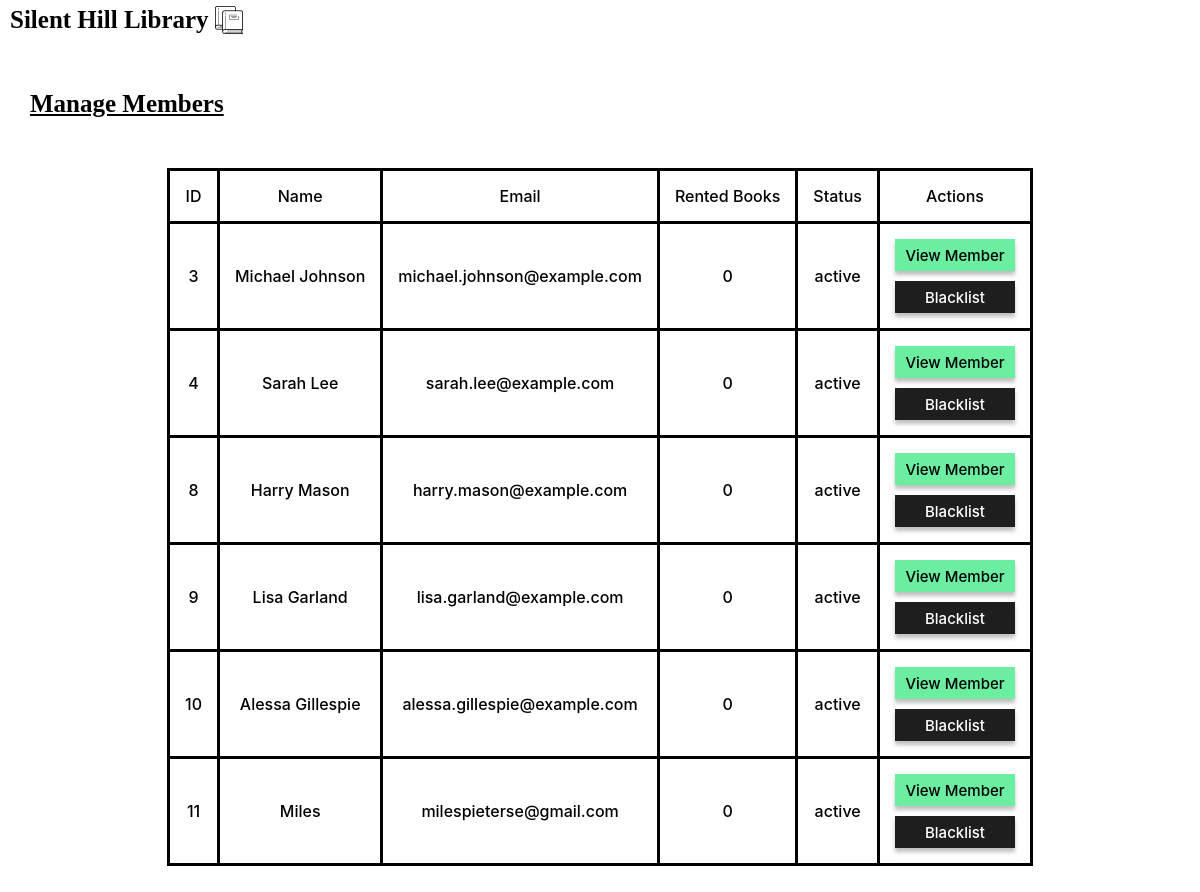
Page /views/librarian/viewMembers.php (signed in) on the committed database.
### tables this page shows
CREATE TABLE `users` (
  `user_id` int(11) NOT NULL,
  `name` varchar(100) NOT NULL,
  `email` varchar(100) NOT NULL,
  `password` varchar(60) NOT NULL,
  `is_admin` tinyint(1) NOT NULL,
  `rental_count` int(11) NOT NULL DEFAULT 0,
  `status` varchar(20) NOT NULL DEFAULT 'active'
);

### include/displayUsers.php (called while the page is built, shortened)
<?php include __DIR__ . '../../config/database.php' ?>
<?php
$sql = "SELECT * FROM users";
$result = $conn->query($sql);
if ($result->num_rows > 0) {
    $rows = $result->fetch_all(MYSQLI_ASSOC);
} else {
    echo "😐";
}
?>

### views/librarian/viewMembers.php (the view, shortened to what this page needs)
<?php include  __DIR__ . '/../../include/displayUsers.php'; ?>
<!DOCTYPE html>
<html lang="en">
<head>
    <link rel="stylesheet" href="../../assets/css/fonts.css">
    <link rel="stylesheet" href="../../assets/css/librarian/viewMembers.css">
</head>
<body>
    <div class="logo">
        <?php $logoLink = '../librarian/landingPage.php'; ?>
        <?php $imageLink = '../../assets/images/icons/logoImage.png'; ?>
        <?php include __DIR__ . '/../../assets/logo.php'; ?>
    </div>
    <div class="heading">
        <h1>Manage Members</h1>
    </div>
    <div class="tableContainer">
        <table>
            <tr class="headers">
                <th>ID</th>
                <th>Name</th>
                <th>Email</th>
                <th>Rented Books</th>
                <th>Status</th>
                <th>Actions</th>
            </tr>
            <?php foreach ($rows as $row) : ?>
                <?php if ($row["is_admin"] == 0) : ?>
                    <tr>
                        <td><?php echo $row["user_id"]; ?></td>
                        <td><?php echo $row["name"] ?></td>
                        <td><?php echo $row["email"] ?></td>
                        <td><?php echo $row["rental_count"]; ?></td>
                        <td><?php echo $row["status"]; ?></td>
                        <td class="actions">
                            <form action="./viewMember.php" method="post">
                                <button type="submit" id="viewMember" name="viewMember">View Member</button>
                            </form>
                            <form action="../../include/blacklistUser.php" method="post">
                                <button type="submit" id="blacklist" name="blacklist">Blacklist</button>
                            </form>
                        </td>
                    </tr>
                <?php endif; ?>
            <?php endforeach; ?>
        </table>
    </div>
</body>
</html>

### assets/logo.php (shortened to what this page needs)
<!DOCTYPE html>
<html lang="en">
<head>
    <link rel="stylesheet" href="../assets/css/fonts.css">
</head>
<body>
    <a href="<?php echo $logoLink ?>">
        <div class="logo">
            <h1>Silent Hill Library</h1>
            <img src="<?php echo $imageLink ?>">
        </div>
    </a>
</body>
</html>

### assets/css/librarian/viewMembers.css (style rules this page uses)
* { margin: 0; padding: 0; box-sizing: border-box; }
body { font-family: "Inter Medium"; }
.heading { font-family: "Inter Semi-Bold-Italic"; margin-top: 50px; margin-left: 30px; text-decoration: underline; }
.tableContainer { margin: 50px; }
table { display: flex; justify-content: center; border-collapse: collapse; width: auto; }
td, th { padding: 15px; border: 3px solid black; font-weight: 200; }
tr { text-align: center; }
.actions { padding: 10px; }
button { all: unset; cursor: pointer; width: 120px; height: 32px; margin: 5px; box-shadow: 0px 4px 4px 0px rgba(0, 0, 0, 0.25); font-weight: 400; font-size: 15px; }
#viewMember { background: #6ceea0; }
#blacklist { background: #1e1e1e; color: #fff; }

### assets/logo.php (style rules this page uses)
* { padding: 0; margin: 0; box-sizing: border-box; }
.logo { cursor: pointer; display: flex; flex-direction: row; align-items: center; margin-left: 5px; }
a { all: unset; }
h1 { font-family: "Inter Semi-Bold-Italic"; font-size: 25px; }

### rows in the picture
users: user_id "3", name "Michael Johnson", email "michael.johnson@example.com", rental_count "0", status "active"
users: user_id "4", name "Sarah Lee", email "sarah.lee@example.com", rental_count "0", status "active"
users: user_id "8", name "Harry Mason", email "harry.mason@example.com", rental_count "0", status "active"
users: user_id "9", name "Lisa Garland", email "lisa.garland@example.com", rental_count "0", status "active"
users: user_id "10", name "Alessa Gillespie", email "alessa.gillespie@example.com", rental_count "0", status "active"
users: user_id "11", name "Miles", email "milespieterse@gmail.com", rental_count "0", status "active"
